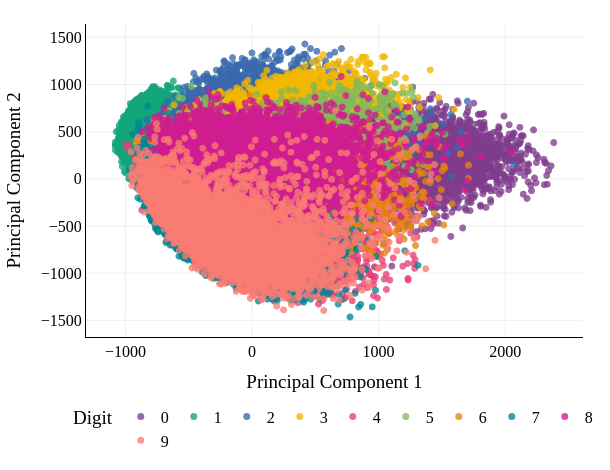

The cell this chart's notebook holds for it:
### Markdown cell above
The values of principal component 1 and 2 **not** pixel intensities, as they don't range between 0 and 255. Instead, they are linear combinations of the original pixel intensities.

By construction, PCA did **not** use the labels when determining the placement of each image. All it knew about each image were the 784 pixel values. Still, the images are roughly clustered by their true digits, meaning that handwritten 0s tend to be placed near handwritten 0s, handwritten 1s near handwritten 1s, and so on.

### Code cell
sorted_labels = [str(label) for label in np.unique(y)]

fig = px.scatter(
    x=mnist_pca[:, 0],
    y=mnist_pca[:, 1],
    color=y.astype(str),
    category_orders={'color': sorted_labels},
    labels={
        'x': 'Principal Component 1',
        'y': 'Principal Component 2',
        'color': 'Digit',
    },
    color_discrete_sequence=px.colors.qualitative.Bold,
)
fig.update_traces(
    marker=dict(size=7, opacity=0.78),
    selector=dict(mode='markers'),
    hovertemplate='Digit %{fullData.name}<br>Principal Component 1 = %{x:.2f}<br>Principal Component 2 = %{y:.2f}<extra></extra>',
)
fig.update_layout(
    legend_title_text='Digit',
    width=610,
    height=470,
    paper_bgcolor='white',
    plot_bgcolor='white',
    font=dict(family='Palatino Linotype, Palatino, serif', size=16, color='black'),
    margin=dict(l=60, r=24, t=24, b=110),
    legend=dict(
        orientation='h',
        yanchor='top',
        y=-0.20,
        xanchor='center',
        x=0.5,
        title_text='Digit',
    ),
)
fig.update_xaxes(
    gridcolor='#f0f0f0',
    zeroline=False,
    showline=True,
    linecolor='black',
    linewidth=1,
)
fig.update_yaxes(
    gridcolor='#f0f0f0',
    zeroline=False,
    showline=True,
    linecolor='black',
    linewidth=1,
)
fig.show()

### Figure 1 — Plotly figure (JSON) as saved in the notebook; plotly's stock layout.template omitted (floating-point values rounded to 4 significant figures; data arrays with more than 128 entries replaced by an {"elided": "..."} marker saying what was removed)
{"data": [{"hovertemplate": "Digit %{fullData.name}<br>Principal Component 1 = %{x:.2f}<br>Principal Component 2 = %{y:.2f}<extra></extra>", "legendgroup": "0", "marker": {"color": "rgb(127, 60, 141)", "opacity": 0.78, "size": 7, "symbol": "circle"}, "mode": "markers", "name": "0", "showlegend": true, "type": "scattergl", "x": {"elided": "6903 float values"}, "xaxis": "x", "y": {"elided": "6903 float values"}, "yaxis": "y"}, {"hovertemplate": "Digit %{fullData.name}<br>Principal Component 1 = %{x:.2f}<br>Principal Component 2 = %{y:.2f}<extra></extra>", "legendgroup": "1", "marker": {"color": "rgb(17, 165, 121)", "opacity": 0.78, "size": 7, "symbol": "circle"}, "mode": "markers", "name": "1", "showlegend": true, "type": "scattergl", "x": {"elided": "7877 float values"}, "xaxis": "x", "y": {"elided": "7877 float values"}, "yaxis": "y"}, {"hovertemplate": "Digit %{fullData.name}<br>Principal Component 1 = %{x:.2f}<br>Principal Component 2 = %{y:.2f}<extra></extra>", "legendgroup": "2", "marker": {"color": "rgb(57, 105, 172)", "opacity": 0.78, "size": 7, "symbol": "circle"}, "mode": "markers", "name": "2", "showlegend": true, "type": "scattergl", "x": {"elided": "6990 float values"}, "xaxis": "x", "y": {"elided": "6990 float values"}, "yaxis": "y"}, {"hovertemplate": "Digit %{fullData.name}<br>Principal Component 1 = %{x:.2f}<br>Principal Component 2 = %{y:.2f}<extra></extra>", "legendgroup": "3", "marker": {"color": "rgb(242, 183, 1)", "opacity": 0.78, "size": 7, "symbol": "circle"}, "mode": "markers", "name": "3", "showlegend": true, "type": "scattergl", "x": {"elided": "7141 float values"}, "xaxis": "x", "y": {"elided": "7141 float values"}, "yaxis": "y"}, {"hovertemplate": "Digit %{fullData.name}<br>Principal Component 1 = %{x:.2f}<br>Principal Component 2 = %{y:.2f}<extra></extra>", "legendgroup": "4", "marker": {"color": "rgb(231, 63, 116)", "opacity": 0.78, "size": 7, "symbol": "circle"}, "mode": "markers", "name": "4", "showlegend": true, "type": "scattergl", "x": {"elided": "6824 float values"}, "xaxis": "x", "y": {"elided": "6824 float values"}, "yaxis": "y"}, {"hovertemplate": "Digit %{fullData.name}<br>Principal Component 1 = %{x:.2f}<br>Principal Component 2 = %{y:.2f}<extra></extra>", "legendgroup": "5", "marker": {"color": "rgb(128, 186, 90)", "opacity": 0.78, "size": 7, "symbol": "circle"}, "mode": "markers", "name": "5", "showlegend": true, "type": "scattergl", "x": {"elided": "6313 float values"}, "xaxis": "x", "y": {"elided": "6313 float values"}, "yaxis": "y"}, {"hovertemplate": "Digit %{fullData.name}<br>Principal Component 1 = %{x:.2f}<br>Principal Component 2 = %{y:.2f}<extra></extra>", "legendgroup": "6", "marker": {"color": "rgb(230, 131, 16)", "opacity": 0.78, "size": 7, "symbol": "circle"}, "mode": "markers", "name": "6", "showlegend": true, "type": "scattergl", "x": {"elided": "6876 float values"}, "xaxis": "x", "y": {"elided": "6876 float values"}, "yaxis": "y"}, {"hovertemplate": "Digit %{fullData.name}<br>Principal Component 1 = %{x:.2f}<br>Principal Component 2 = %{y:.2f}<extra></extra>", "legendgroup": "7", "marker": {"color": "rgb(0, 134, 149)", "opacity": 0.78, "size": 7, "symbol": "circle"}, "mode": "markers", "name": "7", "showlegend": true, "type": "scattergl", "x": {"elided": "7293 float values"}, "xaxis": "x", "y": {"elided": "7293 float values"}, "yaxis": "y"}, {"hovertemplate": "Digit %{fullData.name}<br>Principal Component 1 = %{x:.2f}<br>Principal Component 2 = %{y:.2f}<extra></extra>", "legendgroup": "8", "marker": {"color": "rgb(207, 28, 144)", "opacity": 0.78, "size": 7, "symbol": "circle"}, "mode": "markers", "name": "8", "showlegend": true, "type": "scattergl", "x": {"elided": "6825 float values"}, "xaxis": "x", "y": {"elided": "6825 float values"}, "yaxis": "y"}, {"hovertemplate": "Digit %{fullData.name}<br>Principal Component 1 = %{x:.2f}<br>Principal Component 2 = %{y:.2f}<extra></extra>", "legendgroup": "9", "marker": {"color": "rgb(249, 123, 114)", "opacity": 0.78, "size": 7, "symbol": "circle"}, "mode": "markers", "name": "9", "showlegend": true, "type": "scattergl", "x": {"elided": "6958 float values"}, "xaxis": "x", "y": {"elided": "6958 float values"}, "yaxis": "y"}], "layout": {"font": {"color": "black", "family": "Palatino Linotype, Palatino, serif", "size": 16}, "height": 470, "legend": {"orientation": "h", "title": {"text": "Digit"}, "tracegroupgap": 0, "x": 0.5, "xanchor": "center", "y": -0.2, "yanchor": "top"}, "margin": {"b": 110, "l": 60, "r": 24, "t": 24}, "paper_bgcolor": "white", "plot_bgcolor": "white", "width": 610, "xaxis": {"anchor": "y", "domain": [0, 1], "gridcolor": "#f0f0f0", "linecolor": "black", "linewidth": 1, "showline": true, "title": {"text": "Principal Component 1"}, "zeroline": false}, "yaxis": {"anchor": "x", "domain": [0, 1], "gridcolor": "#f0f0f0", "linecolor": "black", "linewidth": 1, "showline": true, "title": {"text": "Principal Component 2"}, "zeroline": false}}}
